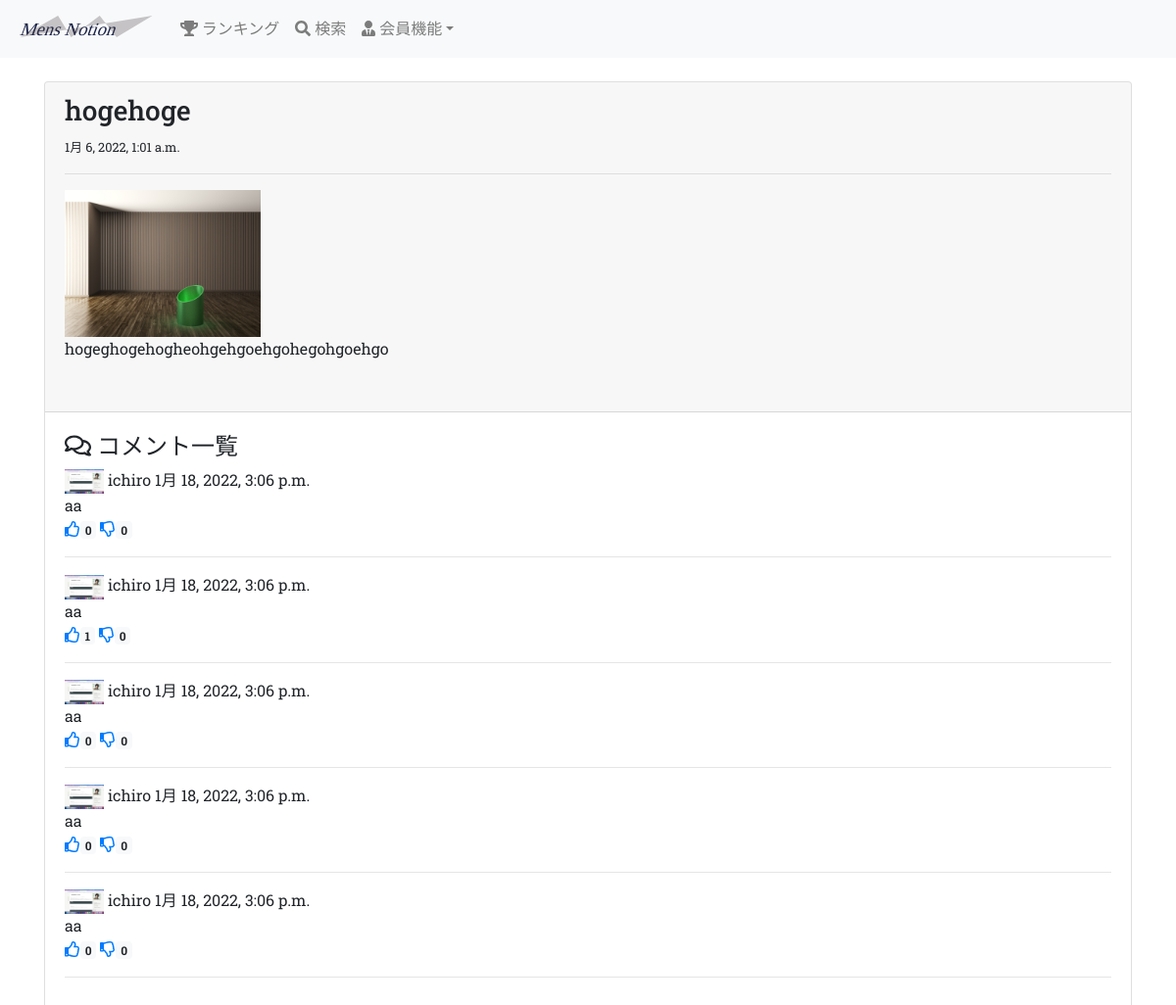
Before: /post/2/ with the older database file.
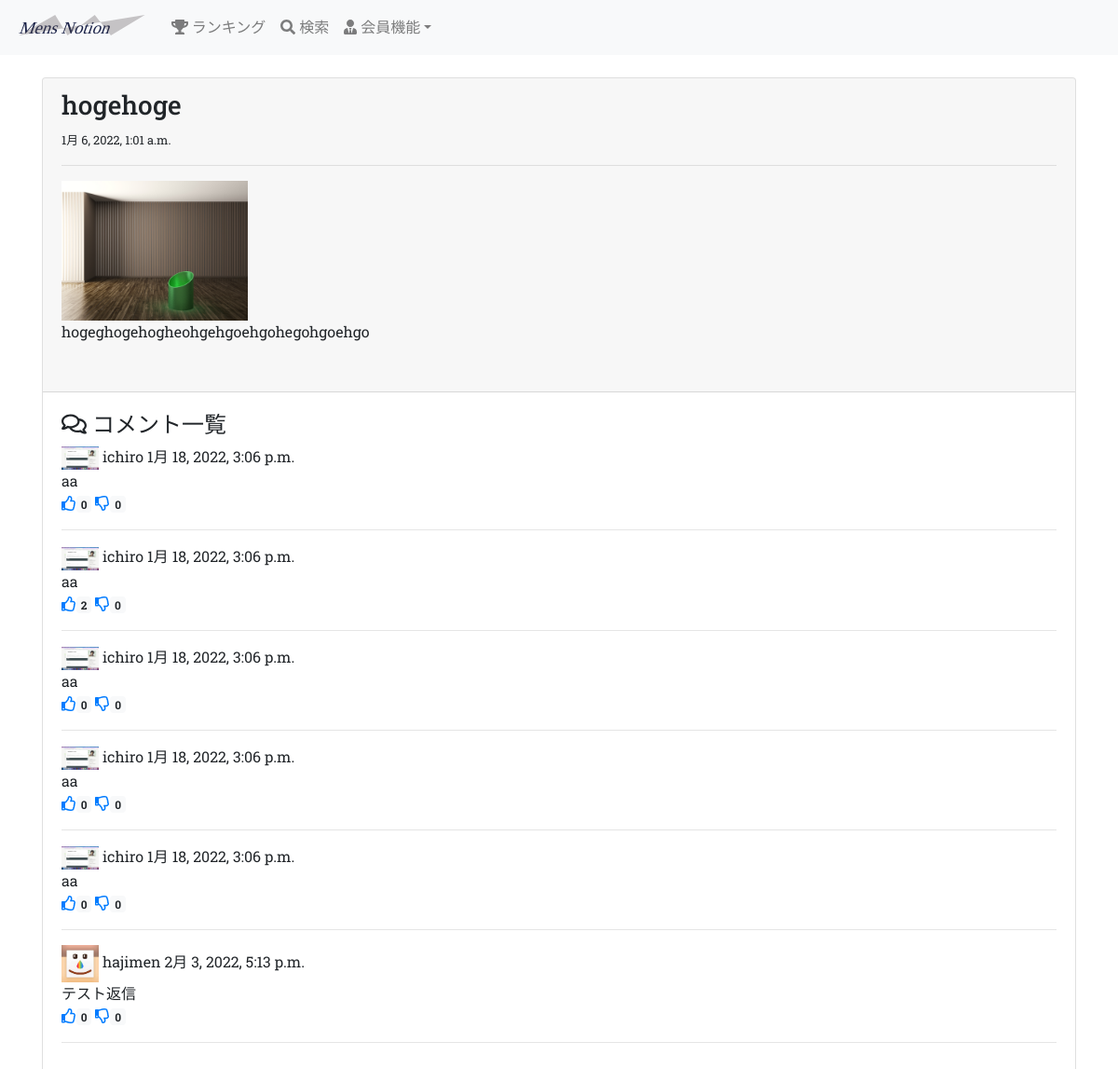
After: the same page with the newer database file.
### groomings/models.py (models this page shows, shortened)
class Date(models.Model):
    created_at = models.DateTimeField(default=now)
    class Meta:
        abstract = True

class Post(Date):
    title = models.CharField(max_length=30)
    image1 = models.FileField(upload_to='post_image/', null=True, blank=True)
    image2 = models.FileField(upload_to='post_image/', null=True, blank=True)
    image3 = models.FileField(upload_to='post_image/', null=True, blank=True)
    text = models.TextField()
    user = models.ForeignKey(
        'User', on_delete=models.CASCADE, related_name="user_post"
    )
    favorite = models.ManyToManyField(User, related_name="user_favo_post")
    category = models.CharField(max_length=15, default='カテゴリーなし')
    class Meta:
        db_table = 'post'

class Comment(Date):
    text = models.CharField(max_length=255)
    user = models.ForeignKey(
        'User', on_delete=models.CASCADE, related_name="user_comment"
    )
    post = models.ForeignKey(
        'Post', on_delete=models.CASCADE, related_name="post_comment"
    )
    favorite = models.ManyToManyField(User, related_name="user_favo_comme")
    bad = models.ManyToManyField(User, related_name="user_bad")
    class Meta:
        db_table = 'comment'

class User(AbstractBaseUser, PermissionsMixin):
    username = models.CharField(max_length=150)
    email = models.EmailField(max_length=255, unique=True)
    image = models.FileField(upload_to='user_image/', null=True, blank=True)
    point = models.IntegerField(default=50, validators=[MinValueValidator(0)])
    follow = models.ManyToManyField(
        'self', blank=True, symmetrical=False, related_name="follower"
    )
    is_active = models.BooleanField(default=True)
    is_staff = models.BooleanField(default=False) # 管理画面にログインできるかどうか
    USERNAME_FIELD = 'email' # このテーブルのレコードを一意に識別
    REQUIRED_FIELDS = ['username'] # スーパーユーザー作成時に入力する(emailとパスワードは必須だからそれ以外で)
    objects = UserManager()
    class Meta:
        db_table = 'user'

### groomings/views.py (the view, shortened to what this page needs)
# urls.py: path(r'post/<int:post_id>/', views.post_detail, name='post_detail'), # 投稿詳細ページ(<int:post_id>必要)
def post_detail(request, post_id):
    post = Post.objects.get(pk=post_id)
    comme_form = forms.CommentForm(request.POST or None)
    comments = post.post_comment.all()
    return render(request, 'groomings/post_detail.html', context={"post": post, "form": comme_form, "comments": comments})

### groomings/templatetags/tag_event.py (called while the page is built)
@register.filter(name="count_commefavo")
def count_commefavo(comment):
    return comment.favorite.all().count()

@register.filter(name="count_commebad")
def count_commebad(comment):
    return comment.bad.all().count()

### groomings/templates/groomings/post_detail.html (shortened to what this page needs)
{% extends 'groomings/base.html' %}
{% load static %}
{% load tag_event %}
{% block content %}
<div class="card">
    <div class="card-header">
        <h3>{{ post.title }}</h3><small>{{ post.created_at }}</small><hr>
        {% if post.image1 %}
        <img src="{{ post.image1.url }}" alt="" width="200px">
        {% endif %}
        <p>{{ post.text }}</p>
        <br>
    </div>
    <div class="card-body">
        <h4><i class="far fa-comments"></i> コメント一覧</h4>
        <div class="all-comment">
            {% for comment in comments %}
            <div class="one-comment mb-2">
                <div>
                    {% if comment.user.image %}
                        <img src="{{ comment.user.image.url }}" width="40px">
                    {% else %}
                        <img src="{% static 'static_image/default.png' %}" width="40px">
                    {% endif %}
                    {{ comment.user.username }} {{ comment.created_at }}
                    <br>{{ comment.text }}
                </div>
                {% if request.user in comment.favorite.all %}
                    <a href="{% url 'groomings:favo_comme' comment.id %}"><i class="fas fa-thumbs-up"></i><span class="badge badge-light">{{ comment | count_commefavo }}</span></a>
                {% else %}
                    <a href="{% url 'groomings:favo_comme' comment.id %}"><i class="far fa-thumbs-up"></i><span class="badge badge-light">{{ comment | count_commefavo }}</span></a>
                {% endif %}
                {% if request.user in comment.bad.all %}
                    <a href="{% url 'groomings:bad_comme' comment.id %}"><i class="fas fa-thumbs-down"></i><span class="badge badge-light">{{ comment | count_commebad }}</span></a>
                {% else %}
                    <a href="{% url 'groomings:bad_comme' comment.id %}"><i class="far fa-thumbs-down"></i><span class="badge badge-light">{{ comment | count_commebad }}</span></a>
                {% endif %}
            </div>
            <hr>
            {% endfor %}
        </div>
    </div>
</div>
{% endblock %}

### groomings/templates/groomings/base.html (shortened to what this page needs)
{% load static %}<!DOCTYPE html>
<html lang="ja">
    <head>
        <link rel="stylesheet" href="https://stackpath.bootstrapcdn.com/bootstrap/4.5.0/css/bootstrap.min.css">
        <link rel="stylesheet" type="text/css" href="{% static 'base.css' %}">
    </head>
    <body>
        <header class="mb-4">
            <nav class="navbar navbar-expand-sm navbar-light bg-light">
                <a href="{% url 'groomings:top' %}" class="navbar-brand"><img src="{% static 'static_image/logo.svg' %}" height="30px"></a>
                <div class="collapse navbar-collapse" id="nav-bar">
                    <ul class="navbar-nav">
                        <li class="nav-item"><a href="{% url 'groomings:ranking' %}" class="nav-link"><i class="fas fa-trophy"></i> ランキング</a></li>
                        <li class="nav-item"><a href="{% url 'groomings:search' %}" class="nav-link"><i class="fas fa-search"></i> 検索</a></li>
                        <li class="nav-item dropdown">
                            {% if request.user.is_authenticated %}
                            <a href="#" class="nav-link dropdown-toggle" data-toggle="dropdown"><i class="fas fa-user-tie"></i> {{ request.user.username }}</a>
                            <div class="dropdown-menu">
                                <a class="dropdown-item" href="{% url 'groomings:user' request.user.id %}"><i class="fas fa-user-tie"></i> マイページ</a>
                                <a class="dropdown-item" href="{% url 'groomings:create_post' %}"><i class="fas fa-plus"></i> 投稿する</a>
                                <a class="dropdown-item" href="{% url 'groomings:edit_user' %}"><i class="fas fa-user-edit"></i> ユーザー情報変更</a>
                                <a class="dropdown-item" href="{% url 'groomings:change_password' %}"><i class="fab fa-expeditedssl"></i> パスワード変更</a>
                                <a class="dropdown-item" href="{% url 'groomings:logout' %}"><i class="fas fa-sign-out-alt"></i> ログアウト</a>
                            </div>
                            {% else %}
                            <a href="#" class="nav-link dropdown-toggle" data-toggle="dropdown"><i class="fas fa-user-tie"></i> 会員機能</a>
                            {% endif %}
                        </li>
                    </ul>
                </div>
            </nav>
        </header>
        <div class="container">
            {% block content %}{% endblock %}
        </div>
    </body>
</html>

### static/base.css (style rules this page uses)
html, body { font-family: 'Roboto Slab', serif; }

Changed rows visible on the page:
computed for Comment (number 2 of 6 on the later page): id "1" → "2"
added Comment: user.username "hajimen", created_at "2月 3, 2022, 5:13 p.m.", text "テスト返信", id "0"
